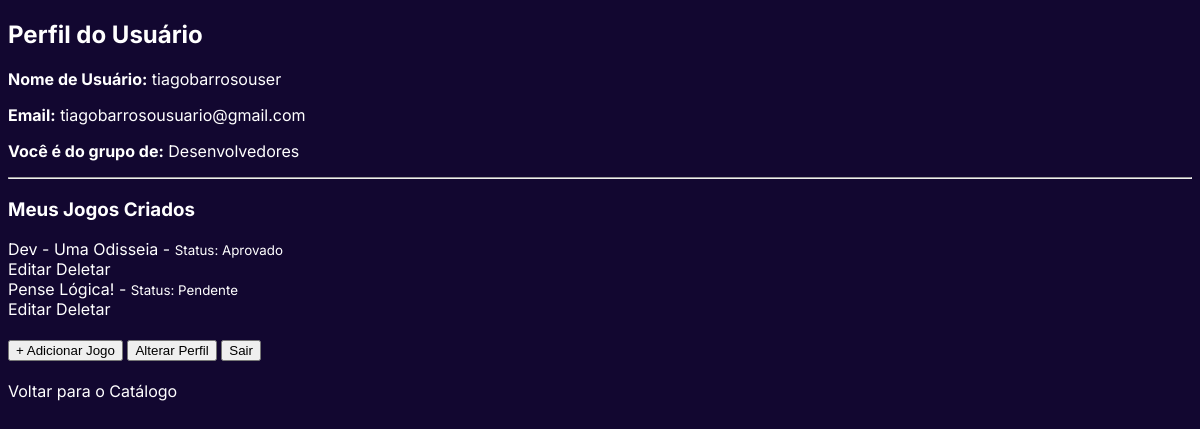
Screenshot of /perfil/ (signed in) with the database file from the repository.
### potplayapp/models.py (models this page shows, shortened)
class Jogo(models.Model):
    STATUS_AVALIACAO = [
        ('Pendente', 'Pendente'),
        ('Aprovado', 'Aprovado'),
        ('Rejeitado', 'Rejeitado'),
    ]
    desenvolvedor = models.ForeignKey(User, on_delete=models.CASCADE, related_name="jogos_criados")
    categoria = models.ForeignKey(Categoria, on_delete=models.SET_NULL, null=True, blank=False)
    nome = models.CharField(max_length=255)
    descricao = models.TextField()
    arquivo_jogo = models.FileField(upload_to='arquivos_jogos/')
    data_submissao = models.DateTimeField(auto_now_add=True)
    data_atualizacao = models.DateTimeField(auto_now=True) # Atualiza automaticamente a cada edição
    status_avaliacao = models.CharField(
        max_length=10,
        choices=STATUS_AVALIACAO,
        default='Pendente'
    )

### potplayapp/views.py (the view)
# urls.py: path('perfil/', views.perfil_view, name='perfil'),
@login_required
def perfil_view(request):
    jogos_criados = Jogo.objects.filter(desenvolvedor=request.user)
    return render(request, 'perfil.html', {'jogos_criados': jogos_criados})

### potplayapp/templates/perfil.html (shortened to what this page needs)
{% load static %}
<!DOCTYPE html>
<html lang="pt-br">
<head>
    <link rel="stylesheet" href="{% static 'potplayapp/css/global.css' %}">
</head>
<body>
    <h2>Perfil do Usuário</h2>
    <p><strong>Nome de Usuário:</strong> {{ user.username }}</p>
    <p><strong>Email:</strong> {{ user.email }}</p>
    <p><strong>Você é do grupo de:</strong> {{ user.groups.first.name }}</p>
    <hr>
    <h3 class="mt-5">Meus Jogos Criados</h3>
    <div class="list-group">
        {% for jogo in jogos_criados %}
            <div class="list-group-item d-flex justify-content-between align-items-center">
                <span>{{ jogo.nome }} - <small class="text-muted">Status: {{ jogo.status_avaliacao }}</small></span>
                <div class="d-flex gap-2">
                    <a href="{% url 'editar_jogo' jogo.id %}" class="btn btn-warning btn-sm">Editar</a>
                    <a href="{% url 'deletar_jogo' jogo.id %}" class="btn btn-danger btn-sm">Deletar</a>
                </div>
            </div>
        {% empty %}
            <div class="list-group-item">Você ainda não criou nenhum jogo. <a href="{% url 'adicionar_jogo' %}">Crie um agora!</a></div>
        {% endfor %}
    </div>
    <br>
    <a href="{% url 'adicionar_jogo' %}"><button>+ Adicionar Jogo</button></a>
    <a href="{% url 'alterar_perfil' %}"><button>Alterar Perfil</button></a>
    <a href="{% url 'logout' %}"><button>Sair</button></a>
    <br><br>
    <a href="{% url 'home' %}">Voltar para o Catálogo</a>
</body>
</html>

### potplayapp/static/potplayapp/css/global.css (style rules this page uses)
body { font-family: "Inter", sans-serif; background-color: #120730; color: white; }
a { color: white; text-decoration: none; }

### rows the page displays
Jogo: nome "Dev - Uma Odisseia", status_avaliacao "Aprovado"
Jogo: nome "Pense Lógica!", status_avaliacao "Pendente"

### other values shown
{{ user.username }} "tiagobarrosouser"
{{ user.email }} "tiagobarrosousuario@gmail.com"
{{ user.groups.first.name }} "Desenvolvedores"
